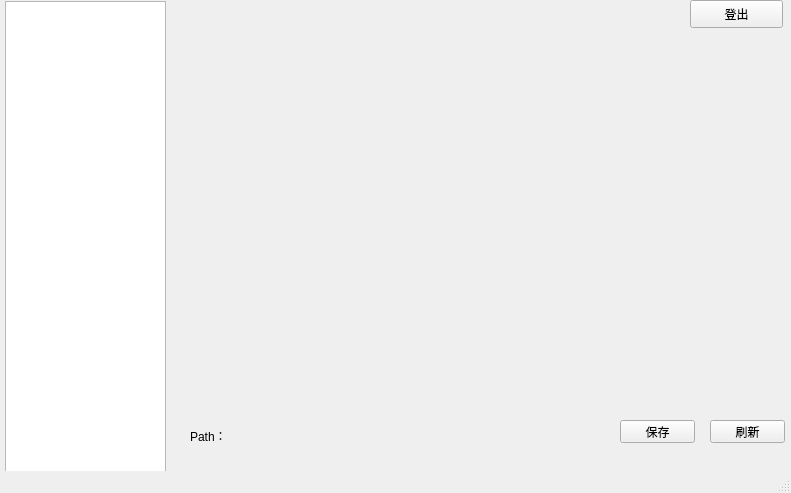
<?xml version="1.0" encoding="UTF-8"?>
<ui version="4.0">
 <class>MainWindow</class>
 <widget class="QMainWindow" name="MainWindow">
  <property name="geometry">
   <rect>
    <x>0</x>
    <y>0</y>
    <width>791</width>
    <height>493</height>
   </rect>
  </property>
  <property name="windowTitle">
   <string>MainWindow</string>
  </property>
  <widget class="QWidget" name="win">
   <widget class="QWidget" name="gridLayoutWidget">
    <property name="geometry">
     <rect>
      <x>160</x>
      <y>60</y>
      <width>621</width>
      <height>281</height>
     </rect>
    </property>
    <layout class="QGridLayout" name="box"/>
   </widget>
   <widget class="QPushButton" name="flash">
    <property name="geometry">
     <rect>
      <x>710</x>
      <y>420</y>
      <width>75</width>
      <height>23</height>
     </rect>
    </property>
    <property name="text">
     <string>刷新</string>
    </property>
   </widget>
   <widget class="QLabel" name="labal">
    <property name="geometry">
     <rect>
      <x>190</x>
      <y>430</y>
      <width>54</width>
      <height>12</height>
     </rect>
    </property>
    <property name="text">
     <string>Path：</string>
    </property>
   </widget>
   <widget class="QTreeView" name="treeView">
    <property name="geometry">
     <rect>
      <x>5</x>
      <y>1</y>
      <width>161</width>
      <height>471</height>
     </rect>
    </property>
   </widget>
   <widget class="QPushButton" name="saveall">
    <property name="geometry">
     <rect>
      <x>620</x>
      <y>420</y>
      <width>75</width>
      <height>23</height>
     </rect>
    </property>
    <property name="text">
     <string>保存</string>
    </property>
   </widget>
   <widget class="QPushButton" name="pushButton">
    <property name="geometry">
     <rect>
      <x>690</x>
      <y>0</y>
      <width>93</width>
      <height>28</height>
     </rect>
    </property>
    <property name="text">
     <string>登出</string>
    </property>
   </widget>
   <widget class="QLabel" name="path">
    <property name="geometry">
     <rect>
      <x>228</x>
      <y>429</y>
      <width>281</width>
      <height>16</height>
     </rect>
    </property>
    <property name="text">
     <string/>
    </property>
   </widget>
  </widget>
  <widget class="QMenuBar" name="menubar">
   <property name="geometry">
    <rect>
     <x>0</x>
     <y>0</y>
     <width>791</width>
     <height>23</height>
    </rect>
   </property>
  </widget>
  <widget class="QStatusBar" name="statusbar"/>
 </widget>
 <resources/>
 <connections/>
</ui>
